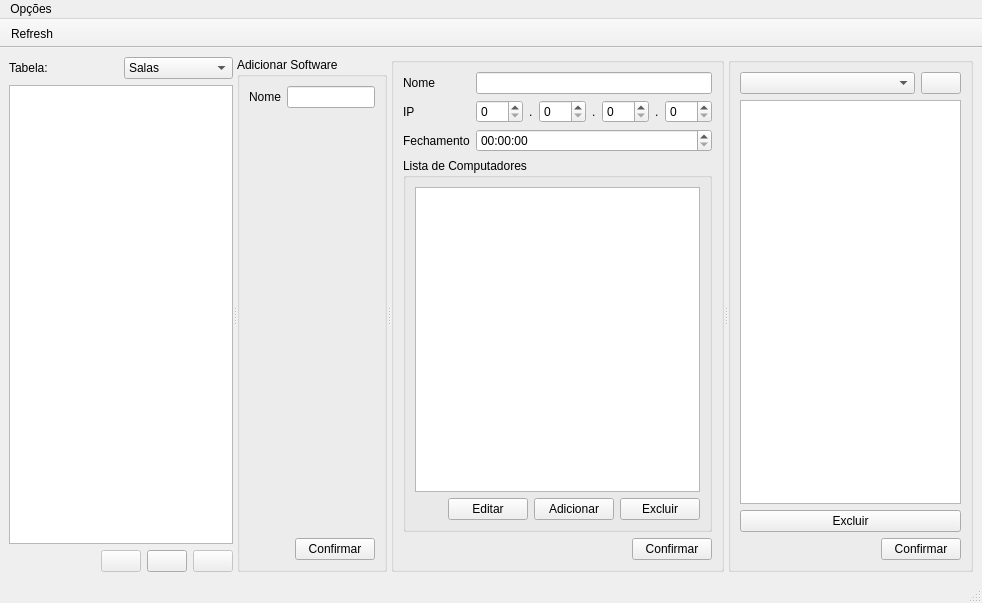
<?xml version="1.0" encoding="UTF-8"?>
<ui version="4.0">
 <class>AdmEnter</class>
 <widget class="QMainWindow" name="AdmEnter">
  <property name="geometry">
   <rect>
    <x>0</x>
    <y>0</y>
    <width>982</width>
    <height>603</height>
   </rect>
  </property>
  <property name="windowTitle">
   <string>AdmEnter</string>
  </property>
  <widget class="QWidget" name="centralwidget">
   <layout class="QVBoxLayout" name="verticalLayout_6">
    <item>
     <widget class="QSplitter" name="splitter">
      <property name="orientation">
       <enum>Qt::Horizontal</enum>
      </property>
      <property name="childrenCollapsible">
       <bool>false</bool>
      </property>
      <widget class="QWidget" name="layoutWidget">
       <layout class="QVBoxLayout" name="verticalLayout">
        <item>
         <layout class="QHBoxLayout" name="horizontalLayout_2">
          <item>
           <widget class="QLabel" name="label">
            <property name="text">
             <string>Tabela:</string>
            </property>
            <property name="alignment">
             <set>Qt::AlignLeading|Qt::AlignLeft|Qt::AlignVCenter</set>
            </property>
            <property name="buddy">
             <cstring>table_combo</cstring>
            </property>
           </widget>
          </item>
          <item>
           <widget class="QComboBox" name="table_combo">
            <item>
             <property name="text">
              <string>Salas</string>
             </property>
            </item>
            <item>
             <property name="text">
              <string>Softwares</string>
             </property>
            </item>
           </widget>
          </item>
         </layout>
        </item>
        <item>
         <widget class="QListWidget" name="selected_table_list"/>
        </item>
        <item>
         <layout class="QHBoxLayout" name="horizontalLayout">
          <item>
           <spacer name="horizontalSpacer">
            <property name="orientation">
             <enum>Qt::Horizontal</enum>
            </property>
            <property name="sizeHint" stdset="0">
             <size>
              <width>40</width>
              <height>20</height>
             </size>
            </property>
           </spacer>
          </item>
          <item>
           <widget class="QPushButton" name="edit_button">
            <property name="enabled">
             <bool>false</bool>
            </property>
            <property name="text">
             <string/>
            </property>
            <property name="icon">
             <iconset theme="cell_edit">
              <normaloff>.</normaloff>.</iconset>
            </property>
            <property name="iconSize">
             <size>
              <width>16</width>
              <height>16</height>
             </size>
            </property>
           </widget>
          </item>
          <item>
           <widget class="QPushButton" name="add_button">
            <property name="enabled">
             <bool>true</bool>
            </property>
            <property name="text">
             <string/>
            </property>
            <property name="icon">
             <iconset theme="list-add">
              <normaloff>.</normaloff>.</iconset>
            </property>
           </widget>
          </item>
          <item>
           <widget class="QPushButton" name="delete_button">
            <property name="enabled">
             <bool>false</bool>
            </property>
            <property name="text">
             <string/>
            </property>
            <property name="icon">
             <iconset theme="edit-delete-remove">
              <normaloff>.</normaloff>.</iconset>
            </property>
           </widget>
          </item>
         </layout>
        </item>
       </layout>
      </widget>
      <widget class="QGroupBox" name="software_add">
       <property name="title">
        <string>Adicionar Software</string>
       </property>
       <layout class="QVBoxLayout" name="verticalLayout_4">
        <item>
         <layout class="QFormLayout" name="formLayout_2">
          <item row="0" column="0">
           <widget class="QLabel" name="label_5">
            <property name="text">
             <string>Nome</string>
            </property>
           </widget>
          </item>
          <item row="0" column="1">
           <widget class="QLineEdit" name="lineEdit_3"/>
          </item>
         </layout>
        </item>
        <item>
         <spacer name="verticalSpacer">
          <property name="orientation">
           <enum>Qt::Vertical</enum>
          </property>
          <property name="sizeType">
           <enum>QSizePolicy::MinimumExpanding</enum>
          </property>
          <property name="sizeHint" stdset="0">
           <size>
            <width>20</width>
            <height>40</height>
           </size>
          </property>
         </spacer>
        </item>
        <item>
         <layout class="QHBoxLayout" name="horizontalLayout_6">
          <item>
           <layout class="QHBoxLayout" name="horizontalLayout_7">
            <item>
             <spacer name="horizontalSpacer_4">
              <property name="orientation">
               <enum>Qt::Horizontal</enum>
              </property>
              <property name="sizeHint" stdset="0">
               <size>
                <width>40</width>
                <height>20</height>
               </size>
              </property>
             </spacer>
            </item>
            <item>
             <widget class="QPushButton" name="pushButton_4">
              <property name="text">
               <string>Confirmar</string>
              </property>
             </widget>
            </item>
           </layout>
          </item>
         </layout>
        </item>
       </layout>
      </widget>
      <widget class="QGroupBox" name="sala_manipulate">
       <property name="enabled">
        <bool>true</bool>
       </property>
       <property name="title">
        <string/>
       </property>
       <layout class="QVBoxLayout" name="verticalLayout_2">
        <item>
         <layout class="QFormLayout" name="formLayout">
          <property name="verticalSpacing">
           <number>6</number>
          </property>
          <item row="0" column="0">
           <widget class="QLabel" name="label_2">
            <property name="text">
             <string>Nome</string>
            </property>
           </widget>
          </item>
          <item row="0" column="1">
           <widget class="QLineEdit" name="sala_name"/>
          </item>
          <item row="2" column="0">
           <widget class="QLabel" name="label_4">
            <property name="text">
             <string>Fechamento</string>
            </property>
           </widget>
          </item>
          <item row="2" column="1">
           <widget class="QTimeEdit" name="sala_closer_time"/>
          </item>
          <item row="1" column="0">
           <widget class="QLabel" name="label_3">
            <property name="text">
             <string>IP</string>
            </property>
           </widget>
          </item>
          <item row="1" column="1">
           <layout class="QHBoxLayout" name="horizontalLayout_3">
            <item>
             <widget class="QSpinBox" name="spinBox_2">
              <property name="maximum">
               <number>255</number>
              </property>
             </widget>
            </item>
            <item>
             <widget class="QLabel" name="label_6">
              <property name="text">
               <string>.</string>
              </property>
             </widget>
            </item>
            <item>
             <widget class="QSpinBox" name="spinBox_3">
              <property name="maximum">
               <number>255</number>
              </property>
             </widget>
            </item>
            <item>
             <widget class="QLabel" name="label_7">
              <property name="text">
               <string>.</string>
              </property>
             </widget>
            </item>
            <item>
             <widget class="QSpinBox" name="spinBox_4">
              <property name="maximum">
               <number>255</number>
              </property>
             </widget>
            </item>
            <item>
             <widget class="QLabel" name="label_8">
              <property name="text">
               <string>.</string>
              </property>
             </widget>
            </item>
            <item>
             <widget class="QSpinBox" name="spinBox">
              <property name="maximum">
               <number>255</number>
              </property>
             </widget>
            </item>
           </layout>
          </item>
         </layout>
        </item>
        <item>
         <widget class="QGroupBox" name="computer_list">
          <property name="title">
           <string>Lista de Computadores</string>
          </property>
          <layout class="QVBoxLayout" name="verticalLayout_3">
           <item>
            <widget class="QListWidget" name="sala_computer_list"/>
           </item>
           <item>
            <layout class="QHBoxLayout" name="horizontalLayout_4">
             <item>
              <spacer name="horizontalSpacer_2">
               <property name="orientation">
                <enum>Qt::Horizontal</enum>
               </property>
               <property name="sizeHint" stdset="0">
                <size>
                 <width>40</width>
                 <height>20</height>
                </size>
               </property>
              </spacer>
             </item>
             <item>
              <widget class="QPushButton" name="sala_computer_edit">
               <property name="text">
                <string>Editar</string>
               </property>
              </widget>
             </item>
             <item>
              <widget class="QPushButton" name="sala_computer_add">
               <property name="text">
                <string>Adicionar</string>
               </property>
              </widget>
             </item>
             <item>
              <widget class="QPushButton" name="sala_computer_delete">
               <property name="text">
                <string>Excluir</string>
               </property>
              </widget>
             </item>
            </layout>
           </item>
          </layout>
         </widget>
        </item>
        <item>
         <layout class="QHBoxLayout" name="horizontalLayout_5">
          <item>
           <spacer name="horizontalSpacer_3">
            <property name="orientation">
             <enum>Qt::Horizontal</enum>
            </property>
            <property name="sizeHint" stdset="0">
             <size>
              <width>40</width>
              <height>20</height>
             </size>
            </property>
           </spacer>
          </item>
          <item>
           <widget class="QPushButton" name="sala_computer_confirm">
            <property name="text">
             <string>Confirmar</string>
            </property>
           </widget>
          </item>
         </layout>
        </item>
       </layout>
      </widget>
      <widget class="QGroupBox" name="computer_manipulate">
       <property name="title">
        <string/>
       </property>
       <layout class="QVBoxLayout" name="verticalLayout_5">
        <item>
         <layout class="QHBoxLayout" name="horizontalLayout_9">
          <item>
           <widget class="QComboBox" name="comboBox">
            <property name="sizePolicy">
             <sizepolicy hsizetype="Preferred" vsizetype="Fixed">
              <horstretch>2</horstretch>
              <verstretch>0</verstretch>
             </sizepolicy>
            </property>
           </widget>
          </item>
          <item>
           <widget class="QPushButton" name="pushButton_6">
            <property name="text">
             <string/>
            </property>
            <property name="icon">
             <iconset theme="list-add">
              <normaloff>.</normaloff>.</iconset>
            </property>
           </widget>
          </item>
         </layout>
        </item>
        <item>
         <widget class="QListWidget" name="listWidget_2"/>
        </item>
        <item>
         <widget class="QPushButton" name="pushButton_8">
          <property name="text">
           <string>Excluir</string>
          </property>
         </widget>
        </item>
        <item>
         <layout class="QHBoxLayout" name="horizontalLayout_8">
          <item>
           <spacer name="horizontalSpacer_5">
            <property name="orientation">
             <enum>Qt::Horizontal</enum>
            </property>
            <property name="sizeHint" stdset="0">
             <size>
              <width>40</width>
              <height>20</height>
             </size>
            </property>
           </spacer>
          </item>
          <item>
           <widget class="QPushButton" name="pushButton_7">
            <property name="text">
             <string>Confirmar</string>
            </property>
           </widget>
          </item>
         </layout>
        </item>
       </layout>
      </widget>
     </widget>
    </item>
   </layout>
  </widget>
  <widget class="QMenuBar" name="menubar">
   <property name="geometry">
    <rect>
     <x>0</x>
     <y>0</y>
     <width>982</width>
     <height>32</height>
    </rect>
   </property>
   <widget class="QMenu" name="menuRefresh">
    <property name="title">
     <string>Opções</string>
    </property>
    <addaction name="actionRefresh"/>
   </widget>
   <addaction name="menuRefresh"/>
  </widget>
  <widget class="QStatusBar" name="statusbar"/>
  <widget class="QToolBar" name="toolBar">
   <property name="windowTitle">
    <string>toolBar</string>
   </property>
   <property name="movable">
    <bool>false</bool>
   </property>
   <attribute name="toolBarArea">
    <enum>TopToolBarArea</enum>
   </attribute>
   <attribute name="toolBarBreak">
    <bool>false</bool>
   </attribute>
   <addaction name="actionRefresh"/>
  </widget>
  <action name="actionRefresh">
   <property name="icon">
    <iconset>
     <normaloff>:/icons/imgs/syncIcon.png</normaloff>:/icons/imgs/syncIcon.png</iconset>
   </property>
   <property name="text">
    <string>Refresh</string>
   </property>
  </action>
 </widget>
 <tabstops>
  <tabstop>table_combo</tabstop>
  <tabstop>selected_table_list</tabstop>
  <tabstop>edit_button</tabstop>
  <tabstop>add_button</tabstop>
  <tabstop>delete_button</tabstop>
  <tabstop>lineEdit_3</tabstop>
  <tabstop>pushButton_4</tabstop>
  <tabstop>sala_name</tabstop>
  <tabstop>sala_closer_time</tabstop>
  <tabstop>sala_computer_list</tabstop>
  <tabstop>sala_computer_edit</tabstop>
  <tabstop>sala_computer_add</tabstop>
  <tabstop>sala_computer_delete</tabstop>
  <tabstop>sala_computer_confirm</tabstop>
  <tabstop>comboBox</tabstop>
  <tabstop>pushButton_6</tabstop>
  <tabstop>listWidget_2</tabstop>
  <tabstop>pushButton_8</tabstop>
  <tabstop>pushButton_7</tabstop>
 </tabstops>
 <resources/>
 <connections/>
</ui>
